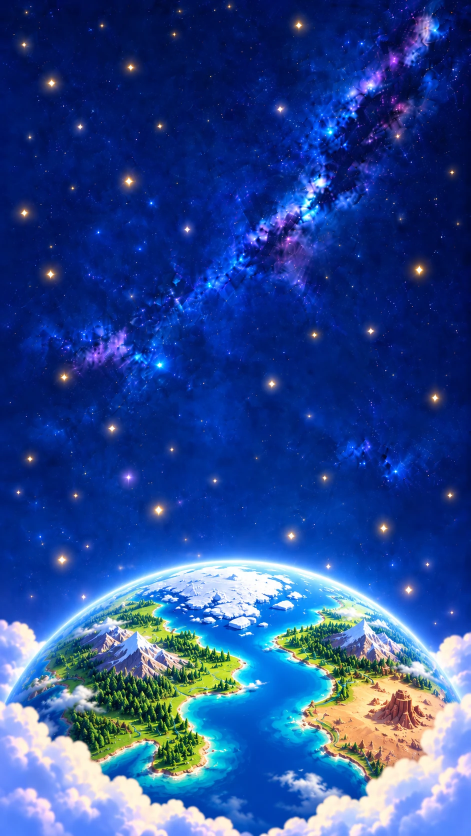
#> input picture grow-with-freya/assets/images/home-planet/planet-painting.webp, 941 x 1672 px (shown at 1/2 size)
$ python prepare-planet-art.py
#> lines starting #> are read from the running program, lines starting #| are printed output that depends on the picture; after the words box and inside, x2 and y2 are one past the last pixel; in counts of white or black regions, pixels touching at a corner belong together
#!/usr/bin/env python3
"""Cut the home screen's planet from the operator's painting.

The painting (assets/images/home-planet/planet-painting.webp, stored untouched,
operator, 2026-10-03) is one tall picture: a night sky with a band of galaxy
across it, and at its foot a large planet rising out of cloud. It is the
operator's second painting of this planet that day; the first, with a smaller
planet among taller clouds, was drawn at the foot of the home page for an hour
and replaced by this one. The app keeps its own sky and shows only the foot of
the painting:

  planet-horizon.webp   from above the cloud tops to the painting's bottom
                        edge, with the sky taken out: the planet, the clouds
                        round it and the glow of its air. Drawn the right way
                        up at the foot of the home page and the splash, and
                        upside down, by the app, at the top of the pages below.

  planet-cloud-ring.webp   a ring of the painting's own cloud round the
                        world's waist, seen almost edge on, for the gap between
                        the home page and the page below, where the two halves
                        of the planet meet while the pages slide. Its front
                        passes in front of the planet; its back shows only
                        beyond the planet's edge. It is the painting's two
                        cloud banks made into one band (a mirrored copy of each
                        set lower between them, the cut edges rounded into
                        puffs, a thin wisp over the sea left out), bent along
                        the front and the back of the ring and made a little
                        see-through. Sized against the planet's radius, so
                        the app scales it with the planet.

Two things were made from the paintings and taken out again the same day: the
first painting's stars and galaxy, laid over the app's sky (too much), and the
cloud band laid along the edge of the screen in front of the planet at rest.

How the planet and clouds are told from sky: each row's own blue is the median
colour of that row, and the sky is everything reachable from the top of the
painting through pixels little brighter than their row's blue. The planet's
seas are dark too, but they are walled in by the bright rim of its air and by
cloud, so the search never reaches them. The glow of the planet's air, just
above its rim, is kept as the least see-through layer of light that, laid over
that blue, gives the pixel back -- the same sum as a "colour to alpha".

Two things about the planet are written into the constants for the layout to
use:

  limbWidth   how wide the planet shows between the clouds either side of it.
              Read off the painting: its edge is last seen clear of cloud at
              row 1400, at columns 7 and 926, and below that cloud hides it
              (cloud in shadow is too near the sea's blue to tell apart by
              rule). The script checks both columns lie on the planet's
              circle. The layout draws the painting so that this width is the
              screen's width.
  cloudLine   how far below the planet's top cloud crosses its middle: down
              the columns either side of its centre, the first row below its
              seas where the paint turns pale and grey as cloud is.

Nothing from outside the painting is added.

Usage:
    python3 scripts/prepare-planet-art.py [--debug <dir>]
"""

import argparse
import os

import numpy as np
from PIL import Image, ImageFilter
from scipy import ndimage

APP_ROOT = os.path.dirname(os.path.dirname(os.path.abspath(__file__)))
ART_DIR = os.path.join(APP_ROOT, 'assets', 'images', 'home-planet')
PAINTING = os.path.join(ART_DIR, 'planet-painting.webp')
HORIZON = os.path.join(ART_DIR, 'planet-horizon.webp')
RING = os.path.join(ART_DIR, 'planet-cloud-ring.webp')
CONSTANTS = os.path.join(APP_ROOT, 'constants', 'planet-art.ts')

SKY_ROWS = 1040
HORIZON_TOP = 1010
HORIZON_FADE = 50
PLANET_TOP = 1126
PLANET_CENTRE = (466, 1648)
PLANET_RADIUS = 522
BAND_TOP = 1500
BAND_BANK = {'deepest_channel': 85, 'blue': 190, 'violet': 0.62, 'thin': 4, 'wisp': 9, 'sea_red': 48, 'land_blue': 170, 'lump': 6000}
BAND_SOLID_FROM = 1600
BAND_WISP = {'box': (570, 1500, 700, 1615), 'thick': 18}
BAND_EDGE = {'depth': 46, 'soft': 4, 'radius': (20, 32), 'apart': (30, 46)}
BAND_SHIFT = 240
BAND_DROP = 40
BAND_FOOT = 30
BAND_MEND = 24
BAND_PUFFS = {'seed': 7, 'radius': (20, 34), 'middle': 38, 'wander': 5, 'apart': (20, 34), 'soft': 4}
RING_SHAPE = {'wide': 1.18, 'tilt': 0.08, 'thick': 0.31, 'half': 0.6, 'blend': 0.25, 'edge': 0.04, 'below': 0.5, 'see': 0.85}
CLOUD_SEARCH = {'from': 220, 'either_side': 110, 'run': 14, 'pale': 185, 'grey': 0.32}
SOLID_ABOVE_SKY = 105
SPECK = 2500
AIR_REACH = 120
GLOW_FLOOR = 4
LIMB = {'row': 1400, 'left': 7, 'right': 926, 'on_circle': 6}
HORIZON_ENLARGE = 2
WEBP_QUALITY = 90
LUMA = np.array([0.299, 0.587, 0.114], dtype=np.float32)


def smoothstep(value):
    value = np.clip(value, 0, 1)
    return value * value * (3 - 2 * value)


def sky_blue(pixels):
    rows = np.median(pixels[:SKY_ROWS], axis=1)
    rows = ndimage.gaussian_filter1d(rows, 14, axis=0, mode='nearest')
    below = np.repeat(rows[-1:], pixels.shape[0] - SKY_ROWS, axis=0)
    return np.concatenate([rows, below], axis=0)[:, None, :]


def light_over(pixels, blue):
    over = np.clip(pixels - blue - GLOW_FLOOR, 0, None)
    room = np.clip(255 - blue, 1, None)
    alpha = np.clip((over / room).max(axis=2), 0, 1)
    colour = blue + over / np.clip(alpha, 1e-4, None)[..., None]
    return np.clip(colour, 0, 255), alpha


def solid_ground(pixels, blue):
    brighter = ((pixels - blue) @ LUMA) > SOLID_ABOVE_SKY
    open_sky, _ = ndimage.label(~brighter)
    reached = np.unique(open_sky[0])
    sky = np.isin(open_sky, reached[reached > 0])
    solid = ~sky
    solid[:HORIZON_TOP] = False
    lumps, count = ndimage.label(solid)
    sizes = ndimage.sum(solid, lumps, range(1, count + 1))
    keep = np.flatnonzero(sizes >= SPECK) + 1
    return np.isin(lumps, keep)


def largest(mask):
    lumps, count = ndimage.label(mask)
    sizes = ndimage.sum(mask, lumps, range(1, count + 1))
    return np.isin(lumps, np.flatnonzero(sizes >= BAND_BANK['lump']) + 1)


def puffed_edge(height, width, side, line, seed):
    rows, columns = np.mgrid[0:height, 0:width].astype(np.float32)
    inward = {'top': rows - line, 'left': columns - line, 'right': line - columns}[side]
    along = rows if side in ('left', 'right') else columns
    span = height if side in ('left', 'right') else width
    random = np.random.default_rng(seed)
    depth, soft = BAND_EDGE['depth'], BAND_EDGE['soft']
    shape = smoothstep((inward - depth) / soft + 0.5)
    at = -BAND_EDGE['radius'][1]
    while at < span + BAND_EDGE['radius'][1]:
        radius = random.uniform(*BAND_EDGE['radius'])
        if side in ('left', 'right'):
            away = np.hypot(along - at, inward - depth)
        else:
            away = np.hypot(along - at, inward - depth)
        shape = np.maximum(shape, smoothstep((radius - away) / soft + 0.5))
        at += random.uniform(*BAND_EDGE['apart'])
    return shape


def puffed_top(height, width):
    rows, columns = np.mgrid[0:height, 0:width].astype(np.float32)
    random = np.random.default_rng(BAND_PUFFS['seed'])
    shape = smoothstep((rows - BAND_PUFFS['middle']) / BAND_PUFFS['soft'] + 0.5)
    across = -BAND_PUFFS['radius'][1]
    while across < width + BAND_PUFFS['radius'][1]:
        radius = random.uniform(*BAND_PUFFS['radius'])
        down = BAND_PUFFS['middle'] + random.uniform(-BAND_PUFFS['wander'], BAND_PUFFS['wander'])
        away = np.hypot(columns - across, rows - down)
        shape = np.maximum(shape, smoothstep((radius - away) / BAND_PUFFS['soft'] + 0.5))
        across += random.uniform(*BAND_PUFFS['apart'])
    return shape


def cloud_band(pixels):
    red, green, blue = pixels[..., 0], pixels[..., 1], pixels[..., 2]
    cloud = (
        (pixels.min(axis=2) > BAND_BANK['deepest_channel'])
        & (blue > BAND_BANK['blue'])
        & (red / np.clip(green, 1, None) > BAND_BANK['violet'])
    )
    cloud[:BAND_TOP] = False
    left, top, right, bottom = BAND_WISP['box']
    thick = ndimage.binary_opening(cloud, iterations=BAND_WISP['thick'])
    cloud[top:bottom, left:right] &= thick[top:bottom, left:right]
    banks = largest(ndimage.binary_opening(cloud, iterations=BAND_BANK['wisp']))
    sea = (red < BAND_BANK['sea_red']) | ((green > 170) & (red < 110) & (green / np.clip(blue, 1, None) > 0.75))
    banks = np.maximum.accumulate(banks, axis=0) & ~sea & (blue > BAND_BANK['land_blue'])
    banks = ndimage.binary_fill_holes(largest(ndimage.binary_opening(banks, iterations=BAND_BANK['thin'])))
    banks[BAND_SOLID_FROM:] = np.maximum.accumulate(banks[BAND_SOLID_FROM - 1:], axis=0)[1:]
    banks[:BAND_SOLID_FROM] &= pixels[:BAND_SOLID_FROM].min(axis=2) > BAND_BANK['deepest_channel']
    banks = largest(ndimage.binary_opening(banks, iterations=BAND_BANK['thin']))
    alpha = np.clip(ndimage.gaussian_filter(banks.astype(np.float32), 1.0) * 2 - 0.5, 0, 1)
    sprite = np.dstack([pixels, alpha * 255])[BAND_TOP:]
    width = sprite.shape[1]
    mirrored = sprite[:, ::-1].copy()
    height = sprite.shape[0]
    mirrored[..., 3] *= puffed_edge(height, width, 'top', 0, 1)
    mirrored[..., 3] *= puffed_edge(height, width, 'left', 0, 2)
    mirrored[..., 3] *= puffed_edge(height, width, 'right', width - 1, 3)
    band = np.zeros_like(sprite)

    def lay(piece, across, down):
        left = max(across, 0)
        right = min(across + width, width)
        rows = piece.shape[0] - down
        into = band[down:, left:right]
        over = piece[:rows, left - across:right - across]
        see = over[..., 3:4] / 255
        into[..., :3] = over[..., :3] * see + into[..., :3] * (1 - see)
        into[..., 3:4] = np.maximum(into[..., 3:4], over[..., 3:4])

    lay(mirrored, BAND_SHIFT, BAND_DROP)
    lay(mirrored, -BAND_SHIFT, BAND_DROP)
    lay(sprite, 0, 0)
    band[..., 3] *= puffed_top(band.shape[0], width)

    foot = band[-BAND_FOOT:]
    bare = np.flatnonzero(foot[..., 3].min(axis=0) < 250)
    if len(bare) > BAND_MEND:
        raise SystemExit(f'the cloud band leaves its foot bare at {len(bare)} columns, {bare[0]} to {bare[-1]}')
    known = foot[..., 3] / 255
    weight = np.zeros_like(known)
    mend = np.zeros_like(foot[..., :3])
    for sigma in (2, 4, 8, 16):
        favour = sigma ** -2.0
        weight += favour * ndimage.gaussian_filter(known, sigma)
        for channel in range(3):
            mend[..., channel] += favour * ndimage.gaussian_filter(foot[..., channel] * known, sigma)
    mend /= np.maximum(weight, 1e-6)[..., None]
    foot[..., :3] = foot[..., :3] * known[..., None] + mend * (1 - known[..., None])
    foot[..., 3] = 255
    return band


def cloud_ring(pixels):
    band = cloud_band(pixels)[:-BAND_FOOT]
    radius = PLANET_RADIUS
    half = round(radius * RING_SHAPE['wide'])
    width = 2 * half
    thick = round(radius * RING_SHAPE['thick'])
    dip = RING_SHAPE['tilt'] * half
    half_thick = round(thick * RING_SHAPE['half'])
    upright = np.asarray(Image.fromarray(np.clip(band, 0, 255).astype(np.uint8), 'RGBA').resize(
        (round(half_thick * band.shape[1] / band.shape[0]), half_thick), Image.LANCZOS)).astype(np.float32)
    depth = np.arange(half_thick, dtype=np.float32)[:, None]
    underside = upright[::-1, ::-1].copy()
    underside[..., 3] *= smoothstep(depth / (half_thick * RING_SHAPE['edge']))
    upright = upright.copy()
    upright[..., 3] *= 1 - smoothstep((depth - half_thick * (1 - RING_SHAPE['blend'])) / (half_thick * RING_SHAPE['blend']))
    tile = np.zeros((thick, upright.shape[1], 4), dtype=np.float32)
    tile[thick - half_thick:] = underside
    over = tile[:half_thick]
    see = upright[..., 3:4] / 255
    over[..., :3] = upright[..., :3] * see + over[..., :3] * (1 - see)
    over[..., 3:4] = np.maximum(over[..., 3:4], upright[..., 3:4])
    repeats = width // tile.shape[1] + 2
    strip = np.concatenate([tile if k % 2 == 0 else tile[:, ::-1] for k in range(repeats)], axis=1)
    strip = strip[:, (strip.shape[1] - width) // 2:(strip.shape[1] - width) // 2 + width]
    height = int(np.ceil(thick + 2 * dip)) + 2
    centre = dip + thick * (1 - RING_SHAPE['below'])
    ring = np.zeros((height, width, 4), dtype=np.float32)
    rows = np.arange(height, dtype=np.float32)

    def lay(arc, front):
        for column in range(width):
            across = (column + 0.5 - half) / half
            sag = dip * np.sqrt(max(0.0, 1 - across * across))
            top = int(round(dip + (sag if front else -sag)))
            piece = arc[:, column]
            span = min(piece.shape[0], height - top)
            into = ring[top:top + span, column]
            see = piece[:span, 3:4] / 255
            if not front:
                inside = np.hypot(column + 0.5 - half, rows[top:top + span] - centre) < radius
                see = see * (~inside)[:, None]
            into[:, :3] = piece[:span, :3] * see + into[:, :3] * (1 - see)
            into[:, 3:4] = np.maximum(into[:, 3:4], see * 255)

    lay(strip, False)
    lay(strip, True)
    ring[..., 3] *= RING_SHAPE['see']
    return ring, centre


# [21 lines left out: functions cloud_line, limb_width, not called in this run]


def main():
    parser = argparse.ArgumentParser()
    parser.add_argument('--debug')
    arguments = parser.parse_args()

    pixels = np.asarray(Image.open(PAINTING).convert('RGB')).astype(np.float32)
    height, width, _ = pixels.shape
    blue = sky_blue(pixels)
#> in sky_blue, `rows = np.median(pixels[:SKY_ROWS], axis=1)`: rows = 1040 rows, first 8: [0, 15, 81], [0, 15, 81], [1, 16, 81], [0, 16, 81], [1, 16, 82], [1, 16, 82], [1, 16, 81], [0, 16, 81]
#> in sky_blue, `rows = ndimage.gaussian_filter1d(rows, 14, axis=0, mode='nearest')`: rows = 1040 rows, first 8: [0.313, 15.51, 81.19], [0.336, 15.55, 81.21], [0.359, 15.59, 81.22], [0.383, 15.63, 81.24], [0.407, 15.67, 81.25], [0.432, 15.71, 81.27], [0.456, 15.75, 81.28], [0.481, 15.79, 81.3]
#> in sky_blue, `below = np.repeat(rows[-1:], pixels.shape[0] - SKY_ROWS, axis=0)`: below = 632 rows, first 8: [1, 48.96, 148.3], [1, 48.96, 148.3], [1, 48.96, 148.3], [1, 48.96, 148.3], [1, 48.96, 148.3], [1, 48.96, 148.3], [1, 48.96, 148.3], [1, 48.96, 148.3]
#> blue = 1672 rows, first 8: [0.313, 15.51, 81.19], [0.336, 15.55, 81.21], [0.359, 15.59, 81.22], [0.383, 15.63, 81.24], [0.407, 15.67, 81.25], [0.432, 15.71, 81.27], [0.456, 15.75, 81.28], [0.481, 15.79, 81.3]
    solid = solid_ground(pixels, blue)
#> in solid_ground, `brighter = ((pixels - blue) @ LUMA) > SOLID_ABOVE_SKY`:
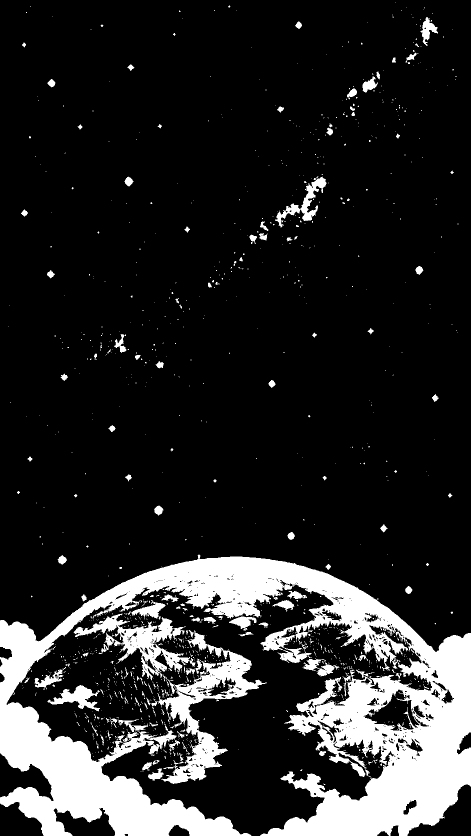
#> brighter: shape (1672, 941) bool (shown at 1/2 size); 15.8% white; 1218 white regions (1074 under 20 px), largest, box (x1, y1, x2, y2) and area: (0, 1109, 941, 1672) 198531, (315, 1261, 534, 1568) 16562, (147, 1227, 391, 1361) 9451
#> in solid_ground, `open_sky, _ = ndimage.label(~brighter)`:
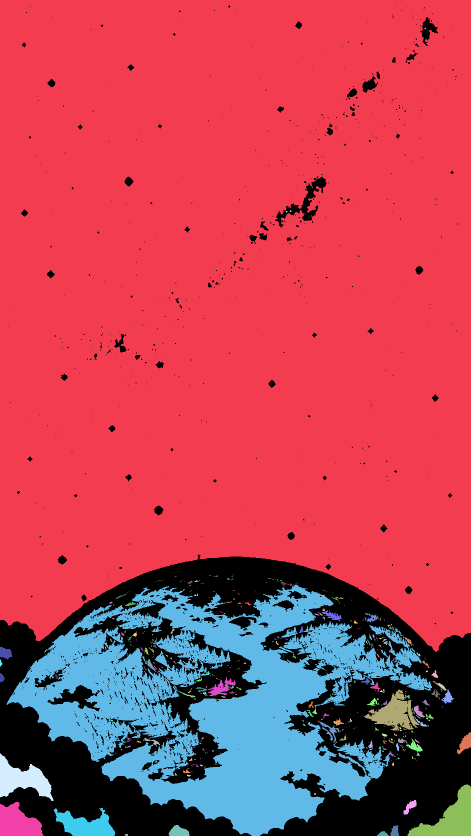
#> open_sky: shape (1672, 941) int32 (shown at 1/2 size); 639 distinct labels, from 0 to 638; one colour per label, 0 black
#> in solid_ground, `reached = np.unique(open_sky[0])`: reached = [1]
#> in solid_ground, `solid[:HORIZON_TOP] = False`:
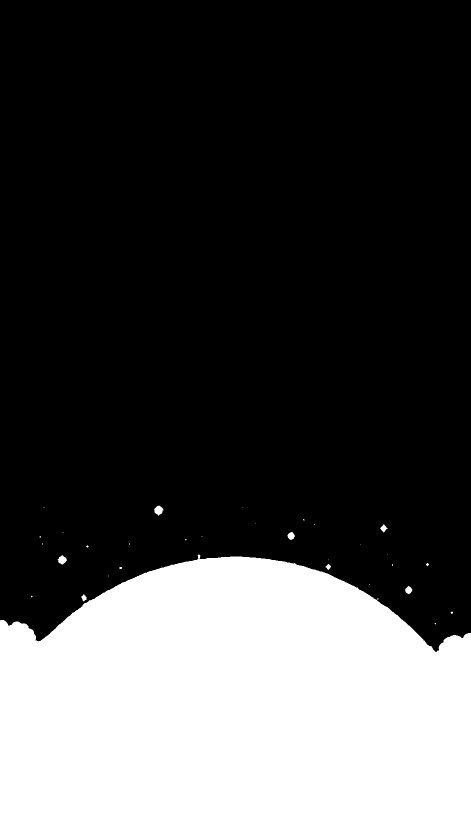
#> solid: shape (1672, 941) bool (shown at 1/2 size); 29.2% white; 32 white regions (23 under 20 px), largest, box (x1, y1, x2, y2) and area: (0, 1109, 941, 1672) 458233, (308, 1011, 327, 1031) 241, (115, 1110, 134, 1129) 217
#> in solid_ground, `lumps, count = ndimage.label(solid)`:
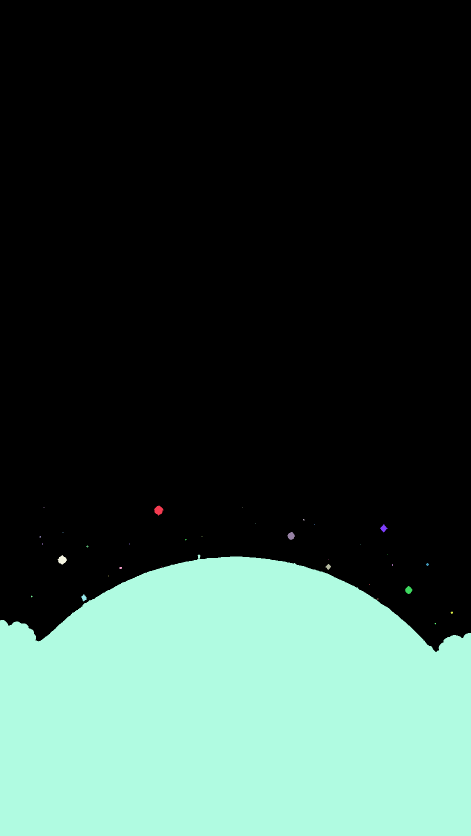
#> lumps: shape (1672, 941) int32 (shown at 1/2 size); 35 distinct labels, from 0 to 34; one colour per label, 0 black
#> in solid_ground, `lumps, count = ndimage.label(solid)`: count = 34
#> in solid_ground, `sizes = ndimage.sum(solid, lumps, range(1, count + 1))`: sizes = 34 values, max 458231 at index 17, min 1 at index 2, mean 13513
#> in solid_ground, `keep = np.flatnonzero(sizes >= SPECK) + 1`: keep = [18]
    colour, alpha = light_over(pixels, blue)
#> in light_over, `over = np.clip(pixels - blue - GLOW_FLOOR, 0, None)`:
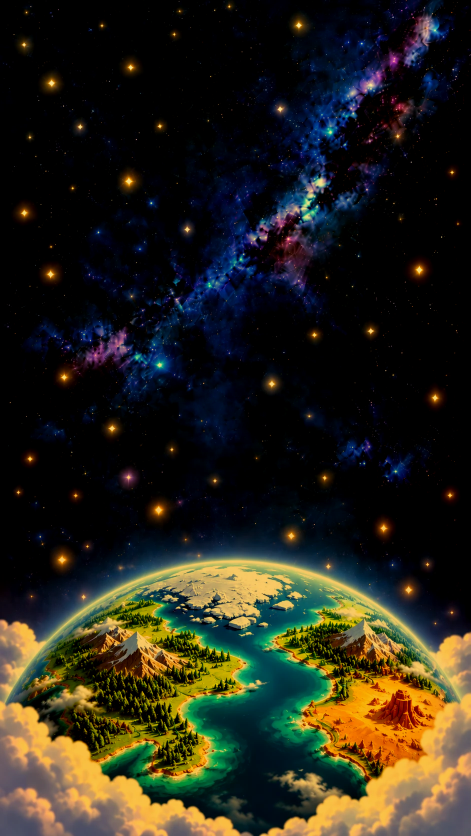
#> over: shape (1672, 941, 3) float32 (shown at 1/2 size); mean R, G, B 38.9, 37.1, 26.1
#> in light_over, `room = np.clip(255 - blue, 1, None)`: room = 1672 rows, first 8: [254.7, 239.5, 173.8], [254.7, 239.4, 173.8], [254.6, 239.4, 173.8], [254.6, 239.4, 173.8], [254.6, 239.3, 173.7], [254.6, 239.3, 173.7], [254.5, 239.3, 173.7], [254.5, 239.2, 173.7]

    away = ndimage.distance_transform_edt(~solid)
    near = smoothstep(1 - away / AIR_REACH)
    rows = np.arange(height, dtype=np.float32)[:, None]

    rise = smoothstep((rows - HORIZON_TOP) / HORIZON_FADE)
    edge = np.clip(ndimage.gaussian_filter(solid.astype(np.float32), 0.8) * 2 - 0.5, 0, 1)
    horizon_alpha = np.maximum(edge, alpha * near * rise)
    horizon_colour = np.where(solid[..., None], pixels, colour)
    horizon = np.dstack([horizon_colour, horizon_alpha * 255])[HORIZON_TOP:]
    image = Image.fromarray(np.clip(horizon, 0, 255).astype(np.uint8), 'RGBA')
    image = image.resize((image.width * HORIZON_ENLARGE, image.height * HORIZON_ENLARGE), Image.LANCZOS)
#> image: PIL image 1882x1324 RGBA
    red, green, blue_band, see_through = image.split()
    sharp = Image.merge('RGB', (red, green, blue_band)).filter(ImageFilter.UnsharpMask(radius=1.4, percent=50, threshold=2))
    image = Image.merge('RGBA', (*sharp.split(), see_through))
    image.save(HORIZON, 'WEBP', quality=WEBP_QUALITY, method=6)

    ring, ring_centre = cloud_ring(pixels)
#> in largest, `lumps, count = ndimage.label(mask)`:
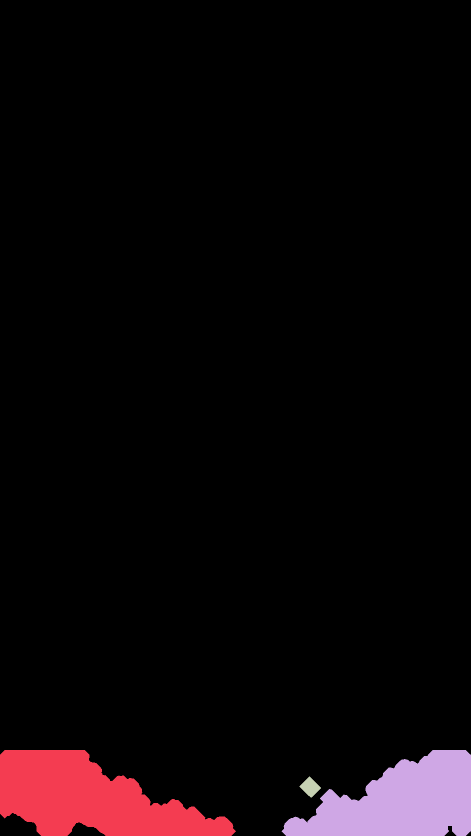
#> lumps: shape (1672, 941) int32 (shown at 1/2 size); 4 distinct labels, from 0 to 3; one colour per label, 0 black
#> in largest, `lumps, count = ndimage.label(mask)`: count = 3
#> in largest, `sizes = ndimage.sum(mask, lumps, range(1, count + 1))`: sizes = [49603, 41269, 958]
#> in cloud_band, `mirrored = sprite[:, ::-1].copy()`:
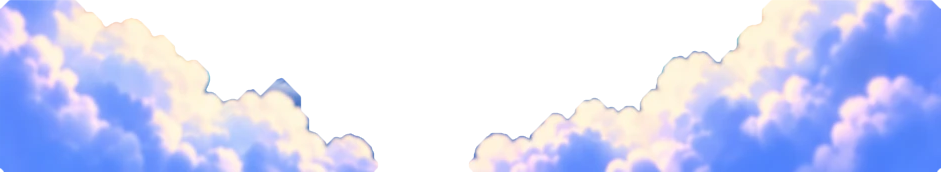
#> mirrored: shape (172, 941, 4) float32; mean R, G, B, A 128, 159.1, 212.6, 150; transparent parts drawn white
#> ring_centre = 130.3
    ring_image = Image.fromarray(np.clip(ring, 0, 255).astype(np.uint8), 'RGBA')
    ring_image = ring_image.resize((ring_image.width * HORIZON_ENLARGE, ring_image.height * HORIZON_ENLARGE), Image.LANCZOS)
#> (the run stopped early here; a loop or call above may not have finished)
